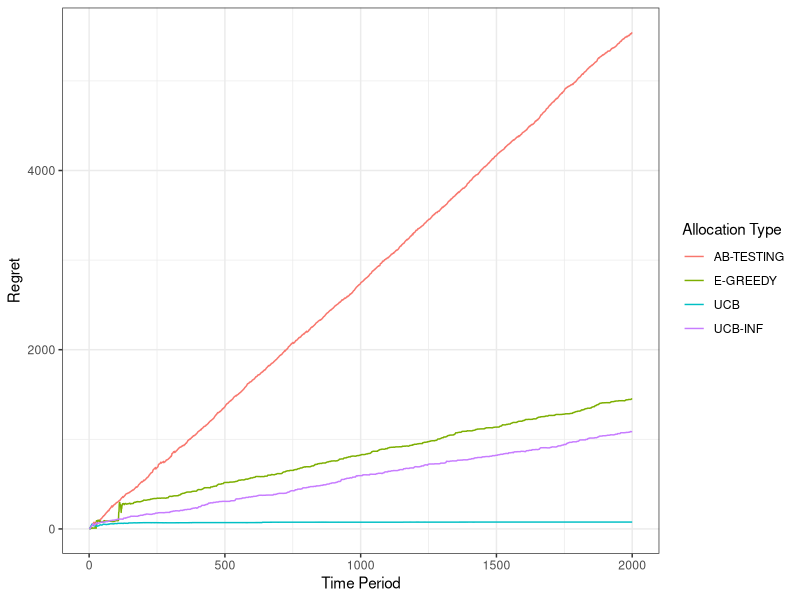

This chart was generated by the following R code: (Note: this script raises an error after producing the figure.)
library(ggplot2)
library(dplyr)
library(tidyr)
library(ggrepel)

setwd("G:\\My Drive\\Research\\Contextual Bandits\\code\\bandits\\MAB_VAR")


df <- read.csv("output.csv")

df$x = 1:nrow(df)
df_regret <- df %>% select(x, ab_regret, ucb_regret, eps_regret, trt_prop_mix_regret)  %>%
  rename(`AB-TESTING` = ab_regret,
         `UCB` = ucb_regret,
         `E-GREEDY` = eps_regret,
         `UCB-INF` = trt_prop_mix_regret) %>%
  gather("type", "regret", 2:5)

ggplot(df_regret) + geom_line(aes(x=x, y=regret, color=type))+ theme_bw()+
  labs(x='Time Period', y = 'Regret', color="Allocation Type")+ ggsave("regret.png", width = 8, height = 4)

df_mean_rmse <- df %>% select(x, ab_mean_rmse, ucb_mean_rmse, eps_mean_rmse, trt_prop_mix_mean_rmse) %>%
  rename(`AB-TESTING` = ab_mean_rmse,
         `UCB` = ucb_mean_rmse,
         `E-GREEDY` = eps_mean_rmse,
         `UCB-INF` = trt_prop_mix_mean_rmse) %>%
  gather("type", "mean_rmse", 2:5)

ggplot(df_mean_rmse) + geom_point(aes(x=x, y=mean_rmse, color=type), size=0.5)+ labs(x='Time Period', y = 'RMSE of Mean')+ theme_bw() +
  ggsave("mean_rmse.png", width = 6, height = 4)

df_var_rmse <- df %>% select(x, ab_var_rmse, ucb_var_rmse, eps_var_rmse, trt_prop_mix_var_rmse) %>%
  rename(`AB-TESTING` = ab_var_rmse,
         `UCB` = ucb_var_rmse,
         `E-GREEDY` = eps_var_rmse,
         `UCB-INF` = trt_prop_mix_var_rmse) %>%
  gather("type", "var_rmse", 2:5)

ggplot(df_var_rmse) + geom_point(aes(x=x, y=var_rmse, color=type), size=0.5)+ theme_bw()+ guides(colour = guide_legend(override.aes = list(size = 2))) +
  labs(x='Time Period', y = 'RMSE of Variance', color="Allocation Type")+ ggsave("var_rmse.png", width = 6, height = 4)


df <- read.csv("groups.csv")
df$x = 1:nrow(df)
df_group <- df %>% select(x, ab_group, ucb_group, eps_group, trt_mix_prop_group) %>% rename(`AB-TESTING` = ab_group,
                                                                                   `UCB` = ucb_group,
                                                                                   `E-GREEDY` = eps_group,
                                                                                   `UCB-INF` = trt_mix_prop_group) %>% 
  gather("type", "group", 2:5)

ggplot(df_group) + geom_point(aes(x=x, y=factor(group)), shape=1, alpha=0.6) + facet_grid(type ~.) + theme_bw() +
  labs(x='Time Period', y = 'Allocated Group') +
  theme(axis.text.y = element_text(size = 6)) +
  ggsave("group.png", width = 8, height = 4)

# 
# ggplot(df_group %>% filter(type=='UCB')) + geom_point(aes(x=x, y=factor(group)), shape=1, alpha=0.6)  + theme_bw() +
#   labs(x='Time Period', y = 'Allocated Group') +
#   theme(axis.text.y = element_text(size = 6)) +
#   ggsave("group_ucb.png", width = 8, height =2)
# 
# ggplot(df_group %>% filter(type=='UCB-VAR')) + geom_point(aes(x=x, y=factor(group)), shape=1, alpha=0.6)  + theme_bw() +
#   labs(x='Time Period', y = 'Allocated Group') +
#   theme(axis.text.y = element_text(size = 6)) +
#   ggsave("group_ucbvar.png", width = 8, height =2)
# 
# 
# ggplot(df_group %>% filter(type=='AB_testing')) + geom_point(aes(x=x, y=factor(group)), shape=1, alpha=0.6)  + theme_bw() +
#   labs(x='Time Period', y = 'Allocated Group') +
#   theme(axis.text.y = element_text(size = 6)) +
#   ggsave("group_ab.png", width = 8, height =2)



# 
# df <- read.csv("var.csv")
# df_var <- df %>% select(arm, ab_var, ucb_var, eps_var, mix_var) %>% rename(`AB_testing` = ab_var,
#                                                                                     `UCB` = ucb_var,
#                                                                                    `e-greedy` = eps_var,
#                                                                                    `UCB-VAR` = mix_var) %>% 
#   gather("type", "var", 2:5) 
# df_var[is.na(df_var)] <- 0
# 
# df_var$x = rep(rep(1:2000, each=10),4)
# true_var = c(4.03757288,3.43165603,0.46557525,0.9803696,3.53352318,3.54460421, 4.56793121,1.04190155, 0.7491534,  3.0408862)
# df_var$true_var = rep(true_var, 8000)
# 
# df_var$arm = paste("arm ",df_var$arm)
# ggplot(df_var) + geom_point(aes(x=x, y=var, color=type), size=0.3) + geom_hline(aes(yintercept=true_var)) +
#   facet_wrap(~arm, nrow=5) + theme_bw() + 
#   labs(x='Time Period', y = 'Variance Estimate', color="Allocation Type") +  theme(legend.position="bottom")+
#   theme(axis.text.y = element_text(size = 6)) + guides(colour = guide_legend(override.aes = list(size = 2))) +
#   ggsave("var.png", width = 8, height = 10) 
# 
